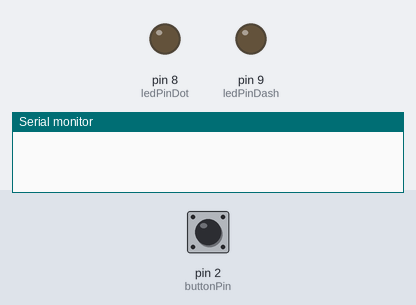
A sketch run on a simulated Arduino Uno, built with avr-gcc and run on an emulated ATmega328P. On the bench: output pins drawn as LEDs (lit = HIGH), the last lines printed to the serial monitor. Inputs (shaded band) come from the test bench; at power-on: pin 2 (buttonPin) LOW.

Above: at 1.2 s.
1.3 s: pin 2 (buttonPin) pulled HIGH for 0.15 s
At 1.55 s:
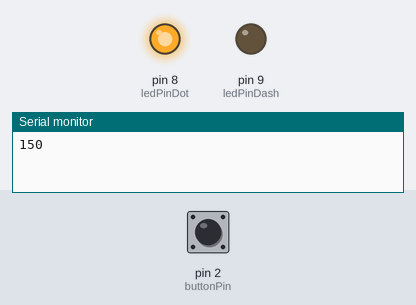
Timing chart, 0 to 4.3 s (numbered marks = the images above; inputs shaded):
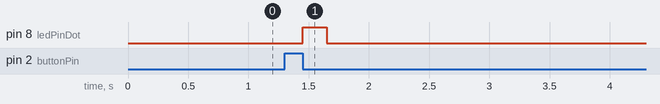

Measured:
- after the input at 1.3 s, pin 8 (ledPinDot): LOW → HIGH after 0.15 s, → LOW 0.20 s later

The sketch:

Day_10_sketch_nov21b.ino
```cpp
/*
 * Steve's Template
 * General Commentst and Logic Narrative
 *
 * Pin Assigmnent Chart
 *
 * 9 – Red Led
 * 8 – Blue Led
 * 2 -- Button
 *
 * const int ledPinDot = 8;       // The Blue (Dot) Led is wired to Pin 8
 * const int ledPinDash = 9;       // The Red (Dash) Led is wired to  Pin 9
 * const int buttonPin = 2;    // The button is wired to Pin 2

 *
 * Variable List
 *
 *


int buttonState = 0;        // Variable to store the current button state
int lastButtonState = 0;    // Variable to store the last button state
unsigned long pressStartTime = 0; // Time when the button is pressed
unsigned long pressEndTime = 0;   // Time when the button is released
const int shortPressTime = 200;  // Threshold for a short press (dot)
const int longPressTime = 550;   // Threshold for a long press (dash)
 */


// Explicitly include Arduino.h to insure compatability if using other than the Arduino IDE
#include "Arduino.h"

// ************************************************
//    Include other libraries and header files as needed.

// ************************************************
/*  Setup for DIP switch pins for devices
 *  const int devicePin1 = 2;   // Device 1 is connected to pin 2
 *
 *  Define Variables Needed
 *
 *  int variableState1 = 0;    // Variable to ....
 *
 */

const int ledPinDot = 8;        // The Blue (Dot) Led is wired to Pin 8
const int ledPinDash = 9;       // The Red (Dash) Led is wired to  Pin 9
const int buttonPin = 2;        // The button is wired to Pin 2


int buttonState = 0;        // Variable to store the current button state
int lastButtonState = 0;    // Variable to store the last button state
unsigned long pressStartTime = 0; // Time when the button is pressed
unsigned long pressEndTime = 0;   // Time when the button is released
const int shortPressTime = 200;  // Threshold for a short press (dot)
const int longPressTime = 550;   // Threshold for a long press (dash)

// ************************************************
//                     SETUP()
// ************************************************
void setup() {
  // put your setup code here, to run once:

  pinMode(ledPinDot, OUTPUT);    // Initialize the Dot Pin / LED as output
  pinMode(ledPinDash, OUTPUT);   // Initialize the Dash Pin as output
  pinMode(buttonPin, INPUT);     // Initialize the button as input
  Serial.begin(9600);            // Start serial communication for debugging

}

// ************************************************
//                     LOOP()
// ************************************************
void loop() {
  // put your main code here, to run repeatedly:

 // Read the button state
  buttonState = digitalRead(buttonPin);

  // If button is pressed
  if (buttonState == HIGH && lastButtonState == LOW) {
    pressStartTime = millis();  // Record the time when the button was pressed
  }

  // If button is released
  if (buttonState == LOW && lastButtonState == HIGH) {
    pressEndTime = millis();  // Record the time when the button was released
    long pressDuration = pressEndTime - pressStartTime;
    Serial.print(pressDuration);

    // If it's a short press (dot)
    if (pressDuration < shortPressTime) {
      sendDot();
    }
    // If it's a long press (dash)
    else if (pressDuration >= shortPressTime && pressDuration < longPressTime) {
      sendDash();
    }
  }
  lastButtonState = buttonState;  // Update the last button state
  delay(50);

}

// Function to send a dot (short flash)
void sendDot() {
  digitalWrite(ledPinDot, HIGH);  // Turn on LED
  delay(200);                  // LED on for 200ms
  digitalWrite(ledPinDot, LOW);   // Turn off LED
  delay(200);                  // Small delay between signals
  Serial.println(" - Dot");       // Print "Dot" to the serial monitor
}

// Function to send a dash (long flash)
void sendDash() {
  digitalWrite(ledPinDash, HIGH);  // Turn on LED
  delay(200);                  // LED on for 500ms
  digitalWrite(ledPinDash, LOW);   // Turn off LED
  delay(200);                  // Small delay between signals
  Serial.println(" - Dash");      // Print "Dash" to the serial monitor
}


// ************************************************
//                     Lesson Reference Code
// ************************************************

/*

Paste Reference Code Here

const int ledPin = 8;       // Pin for the LED
const int ledPinDash = 9;       // Pin for the LED
const int buttonPin = 2;    // Pin for the button
int buttonState = 0;        // Variable to store the current button state
int lastButtonState = 0;    // Variable to store the last button state
unsigned long pressStartTime = 0; // Time when the button is pressed
unsigned long pressEndTime = 0;   // Time when the button is released
const int shortPressTime = 200;  // Threshold for a short press (dot)
const int longPressTime = 550;   // Threshold for a long press (dash)

void setup() {
  pinMode(ledPin, OUTPUT);   // Initialize the LED as output
  pinMode(ledPinDash, OUTPUT);   // Initialize the LED as output
  pinMode(buttonPin, INPUT); // Initialize the button as input
  Serial.begin(9600);        // Start serial communication for debugging
}

void loop() {
  // Read the button state
  buttonState = digitalRead(buttonPin);

  // If button is pressed
  if (buttonState == HIGH && lastButtonState == LOW) {
    pressStartTime = millis();  // Record the time when the button was pressed
  }

  // If button is released
  if (buttonState == LOW && lastButtonState == HIGH) {
    pressEndTime = millis();  // Record the time when the button was released
    long pressDuration = pressEndTime - pressStartTime;
    Serial.print(pressDuration);

    // If it's a short press (dot)
    if (pressDuration < shortPressTime) {
      sendDot();
    }
    // If it's a long press (dash)
    else if (pressDuration >= shortPressTime && pressDuration < longPressTime) {
      sendDash();
    }
  }
  lastButtonState = buttonState;  // Update the last button state
  delay(50);

}

// Function to send a dot (short flash)
void sendDot() {
  digitalWrite(ledPin, HIGH);  // Turn on LED
  delay(200);                  // LED on for 200ms
  digitalWrite(ledPin, LOW);   // Turn off LED
  delay(200);                  // Small delay between signals
  Serial.println(" - Dot");       // Print "Dot" to the serial monitor
}

// Function to send a dash (long flash)
void sendDash() {
  digitalWrite(ledPinDash, HIGH);  // Turn on LED
  delay(200);                  // LED on for 500ms
  digitalWrite(ledPinDash, LOW);   // Turn off LED
  delay(200);                  // Small delay between signals
  Serial.println(" - Dash");      // Print "Dash" to the serial monitor
}


*/
```
